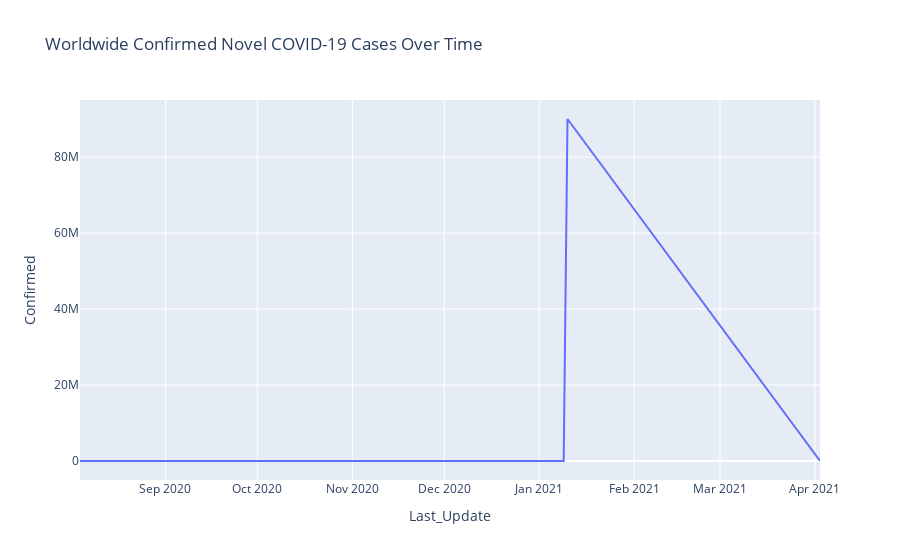

The cell this chart's notebook holds for it:
### Code cell
time_df = covid_data.groupby('Last_Update')['Confirmed'].sum().reset_index()

fig = px.line(time_df, x='Last_Update', y='Confirmed', 
              title='Worldwide Confirmed Novel COVID-19 Cases Over Time')

pio.show(fig)

### Figure 1 — Plotly figure (JSON) as saved in the notebook; plotly's stock layout.template omitted (floating-point values rounded to 4 significant figures)
{"data": [{"hovertemplate": "Last_Update=%{x}<br>Confirmed=%{y}<extra></extra>", "legendgroup": "", "line": {"color": "#636efa", "dash": "solid"}, "marker": {"symbol": "circle"}, "mode": "lines", "name": "", "orientation": "v", "showlegend": false, "type": "scatter", "x": ["2020-08-04 02:27:56", "2020-08-07 22:34:20", "2020-12-21 13:27:30", "2021-01-08 23:22:27", "2021-01-10 05:22:12", "2021-04-02 15:13:53"], "xaxis": "x", "y": [152, 0, 788, 196, 90023279, 399], "yaxis": "y"}], "layout": {"legend": {"tracegroupgap": 0}, "title": {"text": "Worldwide Confirmed Novel COVID-19 Cases Over Time"}, "xaxis": {"anchor": "y", "domain": [0, 1], "title": {"text": "Last_Update"}}, "yaxis": {"anchor": "x", "domain": [0, 1], "title": {"text": "Confirmed"}}}}
